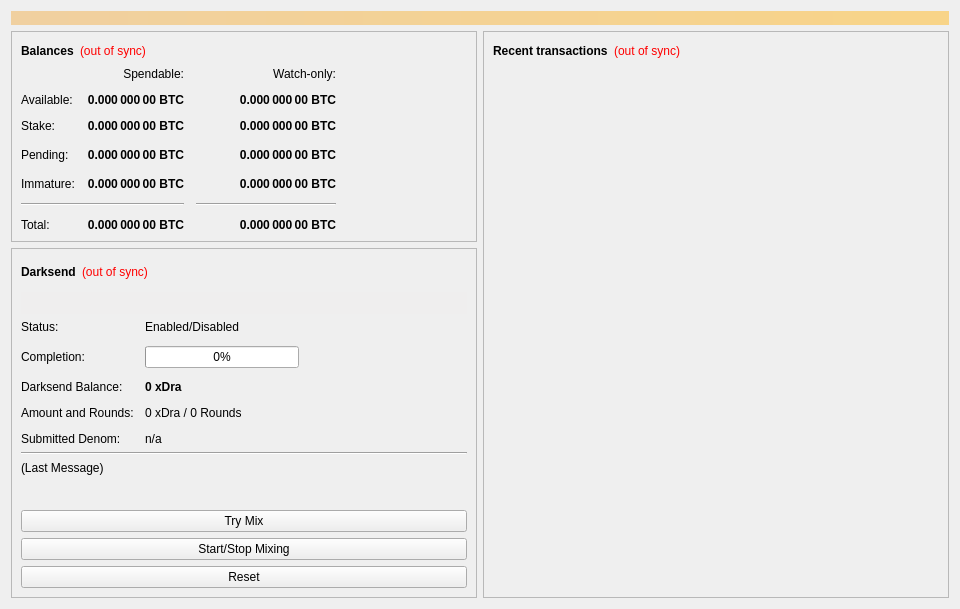
<?xml version="1.0" encoding="UTF-8"?>
<ui version="4.0">
 <class>OverviewPage</class>
 <widget class="QWidget" name="OverviewPage">
  <property name="geometry">
   <rect>
    <x>0</x>
    <y>0</y>
    <width>960</width>
    <height>594</height>
   </rect>
  </property>
  <property name="minimumSize">
   <size>
    <width>960</width>
    <height>0</height>
   </size>
  </property>
  <property name="windowTitle">
   <string>Form</string>
  </property>
  <layout class="QVBoxLayout" name="topLayout">
   <item>
    <widget class="QLabel" name="labelAlerts">
     <property name="visible">
      <bool>false</bool>
     </property>
     <property name="styleSheet">
      <string notr="true">background-color: qlineargradient(x1: 0, y1: 0, x2: 1, y2: 0, stop:0 #F0D0A0, stop:1 #F8D488); color:#000000;</string>
     </property>
     <property name="wordWrap">
      <bool>true</bool>
     </property>
     <property name="margin">
      <number>3</number>
     </property>
    </widget>
   </item>
   <item>
    <layout class="QHBoxLayout" name="horizontalLayout" stretch="1,1">
     <item>
      <layout class="QVBoxLayout" name="verticalLayout_2">
       <item>
        <widget class="QFrame" name="frame">
         <property name="frameShape">
          <enum>QFrame::StyledPanel</enum>
         </property>
         <property name="frameShadow">
          <enum>QFrame::Raised</enum>
         </property>
         <layout class="QVBoxLayout" name="verticalLayout_4">
          <item>
           <layout class="QHBoxLayout" name="horizontalLayout_4">
            <item>
             <widget class="QLabel" name="label_5">
              <property name="font">
               <font>
                <weight>75</weight>
                <bold>true</bold>
               </font>
              </property>
              <property name="text">
               <string>Balances</string>
              </property>
             </widget>
            </item>
            <item>
             <widget class="QLabel" name="labelWalletStatus">
              <property name="cursor">
               <cursorShape>WhatsThisCursor</cursorShape>
              </property>
              <property name="toolTip">
               <string>The displayed information may be out of date. Your wallet automatically synchronizes with the xDra network after a connection is established, but this process has not completed yet.</string>
              </property>
              <property name="styleSheet">
               <string notr="true">QLabel { color: red; }</string>
              </property>
              <property name="text">
               <string notr="true">(out of sync)</string>
              </property>
              <property name="alignment">
               <set>Qt::AlignLeading|Qt::AlignLeft|Qt::AlignVCenter</set>
              </property>
             </widget>
            </item>
            <item>
             <spacer name="horizontalSpacer_3">
              <property name="orientation">
               <enum>Qt::Horizontal</enum>
              </property>
              <property name="sizeHint" stdset="0">
               <size>
                <width>40</width>
                <height>20</height>
               </size>
              </property>
             </spacer>
            </item>
           </layout>
          </item>
          <item>
           <layout class="QGridLayout" name="gridLayout">
            <property name="spacing">
             <number>12</number>
            </property>
            <item row="3" column="2">
             <widget class="QLabel" name="labelWatchPending">
              <property name="font">
               <font>
                <weight>75</weight>
                <bold>true</bold>
               </font>
              </property>
              <property name="cursor">
               <cursorShape>IBeamCursor</cursorShape>
              </property>
              <property name="toolTip">
               <string>Unconfirmed transactions to watch-only addresses</string>
              </property>
              <property name="text">
               <string notr="true">0.000 000 00 BTC</string>
              </property>
              <property name="alignment">
               <set>Qt::AlignRight|Qt::AlignTrailing|Qt::AlignVCenter</set>
              </property>
              <property name="textInteractionFlags">
               <set>Qt::LinksAccessibleByMouse|Qt::TextSelectableByKeyboard|Qt::TextSelectableByMouse</set>
              </property>
             </widget>
            </item>
            <item row="3" column="1">
             <widget class="QLabel" name="labelUnconfirmed">
              <property name="font">
               <font>
                <weight>75</weight>
                <bold>true</bold>
               </font>
              </property>
              <property name="cursor">
               <cursorShape>IBeamCursor</cursorShape>
              </property>
              <property name="toolTip">
               <string>Total of transactions that have yet to be confirmed, and do not yet count toward the spendable balance</string>
              </property>
              <property name="text">
               <string notr="true">0.000 000 00 BTC</string>
              </property>
              <property name="alignment">
               <set>Qt::AlignRight|Qt::AlignTrailing|Qt::AlignVCenter</set>
              </property>
              <property name="textInteractionFlags">
               <set>Qt::LinksAccessibleByMouse|Qt::TextSelectableByKeyboard|Qt::TextSelectableByMouse</set>
              </property>
             </widget>
            </item>
            <item row="4" column="2">
             <widget class="QLabel" name="labelWatchImmature">
              <property name="font">
               <font>
                <weight>75</weight>
                <bold>true</bold>
               </font>
              </property>
              <property name="cursor">
               <cursorShape>IBeamCursor</cursorShape>
              </property>
              <property name="toolTip">
               <string>Mined balance in watch-only addresses that has not yet matured</string>
              </property>
              <property name="text">
               <string notr="true">0.000 000 00 BTC</string>
              </property>
              <property name="alignment">
               <set>Qt::AlignRight|Qt::AlignTrailing|Qt::AlignVCenter</set>
              </property>
              <property name="textInteractionFlags">
               <set>Qt::LinksAccessibleByMouse|Qt::TextSelectableByKeyboard|Qt::TextSelectableByMouse</set>
              </property>
             </widget>
            </item>
            <item row="5" column="0" colspan="2">
             <widget class="Line" name="lineSpendableBalance">
              <property name="orientation">
               <enum>Qt::Horizontal</enum>
              </property>
             </widget>
            </item>
            <item row="5" column="2">
             <widget class="Line" name="lineWatchBalance">
              <property name="sizePolicy">
               <sizepolicy hsizetype="Preferred" vsizetype="Fixed">
                <horstretch>0</horstretch>
                <verstretch>0</verstretch>
               </sizepolicy>
              </property>
              <property name="minimumSize">
               <size>
                <width>140</width>
                <height>0</height>
               </size>
              </property>
              <property name="orientation">
               <enum>Qt::Horizontal</enum>
              </property>
             </widget>
            </item>
            <item row="6" column="0">
             <widget class="QLabel" name="labelTotalText">
              <property name="text">
               <string>Total:</string>
              </property>
             </widget>
            </item>
            <item row="4" column="1">
             <widget class="QLabel" name="labelImmature">
              <property name="font">
               <font>
                <weight>75</weight>
                <bold>true</bold>
               </font>
              </property>
              <property name="cursor">
               <cursorShape>IBeamCursor</cursorShape>
              </property>
              <property name="toolTip">
               <string>Mined balance that has not yet matured</string>
              </property>
              <property name="text">
               <string notr="true">0.000 000 00 BTC</string>
              </property>
              <property name="alignment">
               <set>Qt::AlignRight|Qt::AlignTrailing|Qt::AlignVCenter</set>
              </property>
              <property name="textInteractionFlags">
               <set>Qt::LinksAccessibleByMouse|Qt::TextSelectableByKeyboard|Qt::TextSelectableByMouse</set>
              </property>
             </widget>
            </item>
            <item row="3" column="3">
             <spacer name="horizontalSpacer_2">
              <property name="orientation">
               <enum>Qt::Horizontal</enum>
              </property>
              <property name="sizeHint" stdset="0">
               <size>
                <width>40</width>
                <height>20</height>
               </size>
              </property>
             </spacer>
            </item>
            <item row="4" column="0">
             <widget class="QLabel" name="labelImmatureText">
              <property name="text">
               <string>Immature:</string>
              </property>
             </widget>
            </item>
            <item row="6" column="1">
             <widget class="QLabel" name="labelTotal">
              <property name="font">
               <font>
                <weight>75</weight>
                <bold>true</bold>
               </font>
              </property>
              <property name="cursor">
               <cursorShape>IBeamCursor</cursorShape>
              </property>
              <property name="toolTip">
               <string>Your current total balance</string>
              </property>
              <property name="text">
               <string notr="true">0.000 000 00 BTC</string>
              </property>
              <property name="alignment">
               <set>Qt::AlignRight|Qt::AlignTrailing|Qt::AlignVCenter</set>
              </property>
              <property name="textInteractionFlags">
               <set>Qt::LinksAccessibleByMouse|Qt::TextSelectableByKeyboard|Qt::TextSelectableByMouse</set>
              </property>
             </widget>
            </item>
            <item row="6" column="2">
             <widget class="QLabel" name="labelWatchTotal">
              <property name="font">
               <font>
                <weight>75</weight>
                <bold>true</bold>
               </font>
              </property>
              <property name="cursor">
               <cursorShape>IBeamCursor</cursorShape>
              </property>
              <property name="toolTip">
               <string>Current total balance in watch-only addresses</string>
              </property>
              <property name="text">
               <string notr="true">0.000 000 00 BTC</string>
              </property>
              <property name="alignment">
               <set>Qt::AlignRight|Qt::AlignTrailing|Qt::AlignVCenter</set>
              </property>
              <property name="textInteractionFlags">
               <set>Qt::LinksAccessibleByMouse|Qt::TextSelectableByKeyboard|Qt::TextSelectableByMouse</set>
              </property>
             </widget>
            </item>
            <item row="0" column="2">
             <widget class="QLabel" name="labelWatchonly">
              <property name="text">
               <string>Watch-only:</string>
              </property>
              <property name="alignment">
               <set>Qt::AlignRight|Qt::AlignTrailing|Qt::AlignVCenter</set>
              </property>
             </widget>
            </item>
            <item row="1" column="0">
             <widget class="QLabel" name="labelBalanceText">
              <property name="text">
               <string>Available:</string>
              </property>
             </widget>
            </item>
            <item row="1" column="1">
             <widget class="QLabel" name="labelBalance">
              <property name="font">
               <font>
                <weight>75</weight>
                <bold>true</bold>
               </font>
              </property>
              <property name="cursor">
               <cursorShape>IBeamCursor</cursorShape>
              </property>
              <property name="toolTip">
               <string>Your current spendable balance</string>
              </property>
              <property name="text">
               <string notr="true">0.000 000 00 BTC</string>
              </property>
              <property name="alignment">
               <set>Qt::AlignRight|Qt::AlignTrailing|Qt::AlignVCenter</set>
              </property>
              <property name="textInteractionFlags">
               <set>Qt::LinksAccessibleByMouse|Qt::TextSelectableByKeyboard|Qt::TextSelectableByMouse</set>
              </property>
             </widget>
            </item>
            <item row="2" column="0">
             <widget class="QLabel" name="label_10">
              <property name="text">
               <string>Stake:</string>
              </property>
             </widget>
            </item>
            <item row="2" column="1">
             <widget class="QLabel" name="labelStake">
              <property name="font">
               <font>
                <weight>75</weight>
                <bold>true</bold>
               </font>
              </property>
              <property name="cursor">
               <cursorShape>IBeamCursor</cursorShape>
              </property>
              <property name="toolTip">
               <string>Total of coins that was staked, and do not yet count toward the current balance</string>
              </property>
              <property name="text">
               <string notr="true">0.000 000 00 BTC</string>
              </property>
              <property name="alignment">
               <set>Qt::AlignRight|Qt::AlignTrailing|Qt::AlignVCenter</set>
              </property>
              <property name="textInteractionFlags">
               <set>Qt::LinksAccessibleByMouse|Qt::TextSelectableByKeyboard|Qt::TextSelectableByMouse</set>
              </property>
             </widget>
            </item>
            <item row="2" column="2">
             <widget class="QLabel" name="labelWatchStake">
              <property name="font">
               <font>
                <weight>75</weight>
                <bold>true</bold>
               </font>
              </property>
              <property name="cursor">
               <cursorShape>IBeamCursor</cursorShape>
              </property>
              <property name="toolTip">
               <string>Total of coins that was staked in watch-only addresses, and do not yet count toward the current watch-only balance</string>
              </property>
              <property name="text">
               <string notr="true">0.000 000 00 BTC</string>
              </property>
              <property name="alignment">
               <set>Qt::AlignRight|Qt::AlignTrailing|Qt::AlignVCenter</set>
              </property>
              <property name="textInteractionFlags">
               <set>Qt::LinksAccessibleByMouse|Qt::TextSelectableByKeyboard|Qt::TextSelectableByMouse</set>
              </property>
             </widget>
            </item>
            <item row="1" column="2">
             <widget class="QLabel" name="labelWatchAvailable">
              <property name="font">
               <font>
                <weight>75</weight>
                <bold>true</bold>
               </font>
              </property>
              <property name="cursor">
               <cursorShape>IBeamCursor</cursorShape>
              </property>
              <property name="toolTip">
               <string>Your current balance in watch-only addresses</string>
              </property>
              <property name="text">
               <string notr="true">0.000 000 00 BTC</string>
              </property>
              <property name="alignment">
               <set>Qt::AlignRight|Qt::AlignTrailing|Qt::AlignVCenter</set>
              </property>
              <property name="textInteractionFlags">
               <set>Qt::LinksAccessibleByMouse|Qt::TextSelectableByKeyboard|Qt::TextSelectableByMouse</set>
              </property>
             </widget>
            </item>
            <item row="3" column="0">
             <widget class="QLabel" name="labelPendingText">
              <property name="text">
               <string>Pending:</string>
              </property>
             </widget>
            </item>
            <item row="0" column="1">
             <widget class="QLabel" name="labelSpendable">
              <property name="text">
               <string>Spendable:</string>
              </property>
              <property name="alignment">
               <set>Qt::AlignRight|Qt::AlignTrailing|Qt::AlignVCenter</set>
              </property>
             </widget>
            </item>
           </layout>
          </item>
         </layout>
        </widget>
       </item>
       <item>
        <widget class="QFrame" name="frameDarksend">
         <property name="sizePolicy">
          <sizepolicy hsizetype="Expanding" vsizetype="Expanding">
           <horstretch>0</horstretch>
           <verstretch>0</verstretch>
          </sizepolicy>
         </property>
         <property name="minimumSize">
          <size>
           <width>0</width>
           <height>350</height>
          </size>
         </property>
         <property name="layoutDirection">
          <enum>Qt::LeftToRight</enum>
         </property>
         <property name="frameShape">
          <enum>QFrame::StyledPanel</enum>
         </property>
         <property name="frameShadow">
          <enum>QFrame::Raised</enum>
         </property>
         <layout class="QVBoxLayout" name="verticalLayout_5">
          <item>
           <layout class="QHBoxLayout" name="horizontalLayout_5">
            <item>
             <widget class="QLabel" name="label_2">
              <property name="font">
               <font>
                <weight>75</weight>
                <bold>true</bold>
               </font>
              </property>
              <property name="text">
               <string>Darksend</string>
              </property>
             </widget>
            </item>
            <item>
             <widget class="QLabel" name="labelDarksendSyncStatus">
              <property name="toolTip">
               <string>The displayed information may be out of date. Your wallet automatically synchronizes with the xDra network after a connection is established, but this process has not completed yet.</string>
              </property>
              <property name="styleSheet">
               <string notr="true">QLabel { color: red; }</string>
              </property>
              <property name="text">
               <string notr="true">(out of sync)</string>
              </property>
              <property name="alignment">
               <set>Qt::AlignLeading|Qt::AlignLeft|Qt::AlignVCenter</set>
              </property>
             </widget>
            </item>
            <item>
             <spacer name="horizontalSpacer_4">
              <property name="orientation">
               <enum>Qt::Horizontal</enum>
              </property>
              <property name="sizeHint" stdset="0">
               <size>
                <width>40</width>
                <height>20</height>
               </size>
              </property>
             </spacer>
            </item>
           </layout>
          </item>
          <item>
           <widget class="QPushButton" name="runAutoDenom">
            <property name="palette">
             <palette>
              <active>
               <colorrole role="WindowText">
                <brush brushstyle="SolidPattern">
                 <color alpha="255">
                  <red>0</red>
                  <green>0</green>
                  <blue>0</blue>
                 </color>
                </brush>
               </colorrole>
               <colorrole role="Button">
                <brush brushstyle="SolidPattern">
                 <color alpha="255">
                  <red>239</red>
                  <green>238</green>
                  <blue>238</blue>
                 </color>
                </brush>
               </colorrole>
               <colorrole role="Light">
                <brush brushstyle="SolidPattern">
                 <color alpha="255">
                  <red>255</red>
                  <green>255</green>
                  <blue>255</blue>
                 </color>
                </brush>
               </colorrole>
               <colorrole role="Midlight">
                <brush brushstyle="SolidPattern">
                 <color alpha="255">
                  <red>247</red>
                  <green>246</green>
                  <blue>246</blue>
                 </color>
                </brush>
               </colorrole>
               <colorrole role="Dark">
                <brush brushstyle="SolidPattern">
                 <color alpha="255">
                  <red>119</red>
                  <green>119</green>
                  <blue>119</blue>
                 </color>
                </brush>
               </colorrole>
               <colorrole role="Mid">
                <brush brushstyle="SolidPattern">
                 <color alpha="255">
                  <red>159</red>
                  <green>159</green>
                  <blue>159</blue>
                 </color>
                </brush>
               </colorrole>
               <colorrole role="Text">
                <brush brushstyle="SolidPattern">
                 <color alpha="255">
                  <red>0</red>
                  <green>0</green>
                  <blue>0</blue>
                 </color>
                </brush>
               </colorrole>
               <colorrole role="BrightText">
                <brush brushstyle="SolidPattern">
                 <color alpha="255">
                  <red>255</red>
                  <green>255</green>
                  <blue>255</blue>
                 </color>
                </brush>
               </colorrole>
               <colorrole role="ButtonText">
                <brush brushstyle="SolidPattern">
                 <color alpha="255">
                  <red>0</red>
                  <green>0</green>
                  <blue>0</blue>
                 </color>
                </brush>
               </colorrole>
               <colorrole role="Base">
                <brush brushstyle="SolidPattern">
                 <color alpha="255">
                  <red>255</red>
                  <green>255</green>
                  <blue>255</blue>
                 </color>
                </brush>
               </colorrole>
               <colorrole role="Window">
                <brush brushstyle="SolidPattern">
                 <color alpha="255">
                  <red>239</red>
                  <green>238</green>
                  <blue>238</blue>
                 </color>
                </brush>
               </colorrole>
               <colorrole role="Shadow">
                <brush brushstyle="SolidPattern">
                 <color alpha="255">
                  <red>0</red>
                  <green>0</green>
                  <blue>0</blue>
                 </color>
                </brush>
               </colorrole>
               <colorrole role="AlternateBase">
                <brush brushstyle="SolidPattern">
                 <color alpha="255">
                  <red>247</red>
                  <green>246</green>
                  <blue>246</blue>
                 </color>
                </brush>
               </colorrole>
               <colorrole role="ToolTipBase">
                <brush brushstyle="SolidPattern">
                 <color alpha="255">
                  <red>255</red>
                  <green>255</green>
                  <blue>220</blue>
                 </color>
                </brush>
               </colorrole>
               <colorrole role="ToolTipText">
                <brush brushstyle="SolidPattern">
                 <color alpha="255">
                  <red>0</red>
                  <green>0</green>
                  <blue>0</blue>
                 </color>
                </brush>
               </colorrole>
              </active>
              <inactive>
               <colorrole role="WindowText">
                <brush brushstyle="SolidPattern">
                 <color alpha="255">
                  <red>0</red>
                  <green>0</green>
                  <blue>0</blue>
                 </color>
                </brush>
               </colorrole>
               <colorrole role="Button">
                <brush brushstyle="SolidPattern">
                 <color alpha="255">
                  <red>239</red>
                  <green>238</green>
                  <blue>238</blue>
                 </color>
                </brush>
               </colorrole>
               <colorrole role="Light">
                <brush brushstyle="SolidPattern">
                 <color alpha="255">
                  <red>255</red>
                  <green>255</green>
                  <blue>255</blue>
                 </color>
                </brush>
               </colorrole>
               <colorrole role="Midlight">
                <brush brushstyle="SolidPattern">
                 <color alpha="255">
                  <red>247</red>
                  <green>246</green>
                  <blue>246</blue>
                 </color>
                </brush>
               </colorrole>
               <colorrole role="Dark">
                <brush brushstyle="SolidPattern">
                 <color alpha="255">
                  <red>119</red>
                  <green>119</green>
                  <blue>119</blue>
                 </color>
                </brush>
               </colorrole>
               <colorrole role="Mid">
                <brush brushstyle="SolidPattern">
                 <color alpha="255">
                  <red>159</red>
                  <green>159</green>
                  <blue>159</blue>
                 </color>
                </brush>
               </colorrole>
               <colorrole role="Text">
                <brush brushstyle="SolidPattern">
                 <color alpha="255">
                  <red>0</red>
                  <green>0</green>
                  <blue>0</blue>
                 </color>
                </brush>
               </colorrole>
               <colorrole role="BrightText">
                <brush brushstyle="SolidPattern">
                 <color alpha="255">
                  <red>255</red>
                  <green>255</green>
                  <blue>255</blue>
                 </color>
                </brush>
               </colorrole>
               <colorrole role="ButtonText">
                <brush brushstyle="SolidPattern">
                 <color alpha="255">
                  <red>0</red>
                  <green>0</green>
                  <blue>0</blue>
                 </color>
                </brush>
               </colorrole>
               <colorrole role="Base">
                <brush brushstyle="SolidPattern">
                 <color alpha="255">
                  <red>255</red>
                  <green>255</green>
                  <blue>255</blue>
                 </color>
                </brush>
               </colorrole>
               <colorrole role="Window">
                <brush brushstyle="SolidPattern">
                 <color alpha="255">
                  <red>239</red>
                  <green>238</green>
                  <blue>238</blue>
                 </color>
                </brush>
               </colorrole>
               <colorrole role="Shadow">
                <brush brushstyle="SolidPattern">
                 <color alpha="255">
                  <red>0</red>
                  <green>0</green>
                  <blue>0</blue>
                 </color>
                </brush>
               </colorrole>
               <colorrole role="AlternateBase">
                <brush brushstyle="SolidPattern">
                 <color alpha="255">
                  <red>247</red>
                  <green>246</green>
                  <blue>246</blue>
                 </color>
                </brush>
               </colorrole>
               <colorrole role="ToolTipBase">
                <brush brushstyle="SolidPattern">
                 <color alpha="255">
                  <red>255</red>
                  <green>255</green>
                  <blue>220</blue>
                 </color>
                </brush>
               </colorrole>
               <colorrole role="ToolTipText">
                <brush brushstyle="SolidPattern">
                 <color alpha="255">
                  <red>0</red>
                  <green>0</green>
                  <blue>0</blue>
                 </color>
                </brush>
               </colorrole>
              </inactive>
              <disabled>
               <colorrole role="WindowText">
                <brush brushstyle="SolidPattern">
                 <color alpha="255">
                  <red>119</red>
                  <green>119</green>
                  <blue>119</blue>
                 </color>
                </brush>
               </colorrole>
               <colorrole role="Button">
                <brush brushstyle="SolidPattern">
                 <color alpha="255">
                  <red>239</red>
                  <green>238</green>
                  <blue>238</blue>
                 </color>
                </brush>
               </colorrole>
               <colorrole role="Light">
                <brush brushstyle="SolidPattern">
                 <color alpha="255">
                  <red>255</red>
                  <green>255</green>
                  <blue>255</blue>
                 </color>
                </brush>
               </colorrole>
               <colorrole role="Midlight">
                <brush brushstyle="SolidPattern">
                 <color alpha="255">
                  <red>247</red>
                  <green>246</green>
                  <blue>246</blue>
                 </color>
                </brush>
               </colorrole>
               <colorrole role="Dark">
                <brush brushstyle="SolidPattern">
                 <color alpha="255">
                  <red>119</red>
                  <green>119</green>
                  <blue>119</blue>
                 </color>
                </brush>
               </colorrole>
               <colorrole role="Mid">
                <brush brushstyle="SolidPattern">
                 <color alpha="255">
                  <red>159</red>
                  <green>159</green>
                  <blue>159</blue>
                 </color>
                </brush>
               </colorrole>
               <colorrole role="Text">
                <brush brushstyle="SolidPattern">
                 <color alpha="255">
                  <red>119</red>
                  <green>119</green>
                  <blue>119</blue>
                 </color>
                </brush>
               </colorrole>
               <colorrole role="BrightText">
                <brush brushstyle="SolidPattern">
                 <color alpha="255">
                  <red>255</red>
                  <green>255</green>
                  <blue>255</blue>
                 </color>
                </brush>
               </colorrole>
               <colorrole role="ButtonText">
                <brush brushstyle="SolidPattern">
                 <color alpha="255">
                  <red>119</red>
                  <green>119</green>
                  <blue>119</blue>
                 </color>
                </brush>
               </colorrole>
               <colorrole role="Base">
                <brush brushstyle="SolidPattern">
                 <color alpha="255">
                  <red>239</red>
                  <green>238</green>
                  <blue>238</blue>
                 </color>
                </brush>
               </colorrole>
               <colorrole role="Window">
                <brush brushstyle="SolidPattern">
                 <color alpha="255">
                  <red>239</red>
                  <green>238</green>
                  <blue>238</blue>
                 </color>
                </brush>
               </colorrole>
               <colorrole role="Shadow">
                <brush brushstyle="SolidPattern">
                 <color alpha="255">
                  <red>0</red>
                  <green>0</green>
                  <blue>0</blue>
                 </color>
                </brush>
               </colorrole>
               <colorrole role="AlternateBase">
                <brush brushstyle="SolidPattern">
                 <color alpha="255">
                  <red>239</red>
                  <green>238</green>
                  <blue>238</blue>
                 </color>
                </brush>
               </colorrole>
               <colorrole role="ToolTipBase">
                <brush brushstyle="SolidPattern">
                 <color alpha="255">
                  <red>255</red>
                  <green>255</green>
                  <blue>220</blue>
                 </color>
                </brush>
               </colorrole>
               <colorrole role="ToolTipText">
                <brush brushstyle="SolidPattern">
                 <color alpha="255">
                  <red>0</red>
                  <green>0</green>
                  <blue>0</blue>
                 </color>
                </brush>
               </colorrole>
              </disabled>
             </palette>
            </property>
            <property name="focusPolicy">
             <enum>Qt::NoFocus</enum>
            </property>
            <property name="autoFillBackground">
             <bool>true</bool>
            </property>
            <property name="text">
             <string/>
            </property>
            <property name="flat">
             <bool>true</bool>
            </property>
           </widget>
          </item>
          <item>
           <layout class="QFormLayout" name="formLayout">
            <property name="fieldGrowthPolicy">
             <enum>QFormLayout::AllNonFixedFieldsGrow</enum>
            </property>
            <property name="horizontalSpacing">
             <number>11</number>
            </property>
            <property name="verticalSpacing">
             <number>12</number>
            </property>
            <item row="0" column="0">
             <widget class="QLabel" name="label_6">
              <property name="text">
               <string>Status:</string>
              </property>
             </widget>
            </item>
            <item row="1" column="0">
             <widget class="QLabel" name="label_7">
              <property name="text">
               <string>Completion:</string>
              </property>
             </widget>
            </item>
            <item row="1" column="1">
             <widget class="QProgressBar" name="darksendProgress">
              <property name="maximumSize">
               <size>
                <width>154</width>
                <height>16777215</height>
               </size>
              </property>
              <property name="value">
               <number>0</number>
              </property>
             </widget>
            </item>
            <item row="3" column="0">
             <widget class="QLabel" name="labelAnonymizedText">
              <property name="text">
               <string>Darksend Balance:</string>
              </property>
             </widget>
            </item>
            <item row="3" column="1">
             <widget class="QLabel" name="labelAnonymized">
              <property name="font">
               <font>
                <weight>75</weight>
                <bold>true</bold>
               </font>
              </property>
              <property name="text">
               <string notr="true">0 xDra</string>
              </property>
             </widget>
            </item>
            <item row="4" column="0">
             <widget class="QLabel" name="label_8">
              <property name="text">
               <string>Amount and Rounds:</string>
              </property>
             </widget>
            </item>
            <item row="4" column="1">
             <widget class="QLabel" name="labelAmountRounds">
              <property name="text">
               <string>0 xDra / 0 Rounds</string>
              </property>
             </widget>
            </item>
            <item row="5" column="0">
             <widget class="QLabel" name="label_9">
              <property name="text">
               <string>Submitted Denom:</string>
              </property>
             </widget>
            </item>
            <item row="5" column="1">
             <widget class="QLabel" name="labelSubmittedDenom">
              <property name="toolTip">
               <string>The denominations you submitted to the Masternode.&lt;br&gt;To mix, other users must submit the exact same denominations.</string>
              </property>
              <property name="text">
               <string>n/a</string>
              </property>
             </widget>
            </item>
            <item row="0" column="1">
             <widget class="QLabel" name="darksendEnabled">
              <property name="text">
               <string>Enabled/Disabled</string>
              </property>
             </widget>
            </item>
           </layout>
          </item>
          <item>
           <widget class="Line" name="lineLastMessage">
            <property name="orientation">
             <enum>Qt::Horizontal</enum>
            </property>
           </widget>
          </item>
          <item>
           <widget class="QLabel" name="darksendStatus">
            <property name="minimumSize">
             <size>
              <width>288</width>
              <height>43</height>
             </size>
            </property>
            <property name="text">
             <string>(Last Message)</string>
            </property>
            <property name="alignment">
             <set>Qt::AlignLeading|Qt::AlignLeft|Qt::AlignTop</set>
            </property>
            <property name="wordWrap">
             <bool>true</bool>
            </property>
           </widget>
          </item>
          <item>
           <widget class="QPushButton" name="darksendAuto">
            <property name="sizePolicy">
             <sizepolicy hsizetype="MinimumExpanding" vsizetype="Fixed">
              <horstretch>0</horstretch>
              <verstretch>0</verstretch>
             </sizepolicy>
            </property>
            <property name="toolTip">
             <string>Try to manually submit a Darksend request.</string>
            </property>
            <property name="text">
             <string>Try Mix</string>
            </property>
           </widget>
          </item>
          <item>
           <widget class="QPushButton" name="toggleDarksend">
            <property name="sizePolicy">
             <sizepolicy hsizetype="MinimumExpanding" vsizetype="Fixed">
              <horstretch>0</horstretch>
              <verstretch>0</verstretch>
             </sizepolicy>
            </property>
            <property name="text">
             <string>Start/Stop Mixing</string>
            </property>
           </widget>
          </item>
          <item>
           <widget class="QPushButton" name="darksendReset">
            <property name="sizePolicy">
             <sizepolicy hsizetype="MinimumExpanding" vsizetype="Fixed">
              <horstretch>0</horstretch>
              <verstretch>0</verstretch>
             </sizepolicy>
            </property>
            <property name="toolTip">
             <string>Reset the current status of Darksend (can interrupt Darksend if it's in the process of Mixing, which can cost you money!)</string>
            </property>
            <property name="autoFillBackground">
             <bool>false</bool>
            </property>
            <property name="text">
             <string>Reset</string>
            </property>
           </widget>
          </item>
         </layout>
        </widget>
       </item>
       <item>
        <spacer name="verticalSpacer">
         <property name="orientation">
          <enum>Qt::Vertical</enum>
         </property>
         <property name="sizeHint" stdset="0">
          <size>
           <width>20</width>
           <height>40</height>
          </size>
         </property>
        </spacer>
       </item>
      </layout>
     </item>
     <item>
      <layout class="QVBoxLayout" name="verticalLayout_3">
       <item>
        <widget class="QFrame" name="frame_2">
         <property name="frameShape">
          <enum>QFrame::StyledPanel</enum>
         </property>
         <property name="frameShadow">
          <enum>QFrame::Raised</enum>
         </property>
         <layout class="QVBoxLayout" name="verticalLayout">
          <item>
           <layout class="QHBoxLayout" name="horizontalLayout_2">
            <item>
             <widget class="QLabel" name="label_4">
              <property name="font">
               <font>
                <weight>75</weight>
                <bold>true</bold>
               </font>
              </property>
              <property name="text">
               <string>Recent transactions</string>
              </property>
             </widget>
            </item>
            <item>
             <widget class="QLabel" name="labelTransactionsStatus">
              <property name="cursor">
               <cursorShape>WhatsThisCursor</cursorShape>
              </property>
              <property name="toolTip">
               <string>The displayed information may be out of date. Your wallet automatically synchronizes with the xDra network after a connection is established, but this process has not completed yet.</string>
              </property>
              <property name="styleSheet">
               <string notr="true">QLabel { color: red; }</string>
              </property>
              <property name="text">
               <string notr="true">(out of sync)</string>
              </property>
              <property name="alignment">
               <set>Qt::AlignRight|Qt::AlignTrailing|Qt::AlignVCenter</set>
              </property>
             </widget>
            </item>
            <item>
             <spacer name="horizontalSpacer">
              <property name="orientation">
               <enum>Qt::Horizontal</enum>
              </property>
              <property name="sizeHint" stdset="0">
               <size>
                <width>40</width>
                <height>20</height>
               </size>
              </property>
             </spacer>
            </item>
           </layout>
          </item>
          <item>
           <widget class="QListView" name="listTransactions">
            <property name="styleSheet">
             <string notr="true">QListView { background: transparent; }</string>
            </property>
            <property name="frameShape">
             <enum>QFrame::NoFrame</enum>
            </property>
            <property name="verticalScrollBarPolicy">
             <enum>Qt::ScrollBarAlwaysOff</enum>
            </property>
            <property name="horizontalScrollBarPolicy">
             <enum>Qt::ScrollBarAlwaysOff</enum>
            </property>
            <property name="selectionMode">
             <enum>QAbstractItemView::NoSelection</enum>
            </property>
           </widget>
          </item>
         </layout>
        </widget>
       </item>
      </layout>
     </item>
    </layout>
   </item>
  </layout>
 </widget>
 <resources/>
 <connections/>
</ui>
